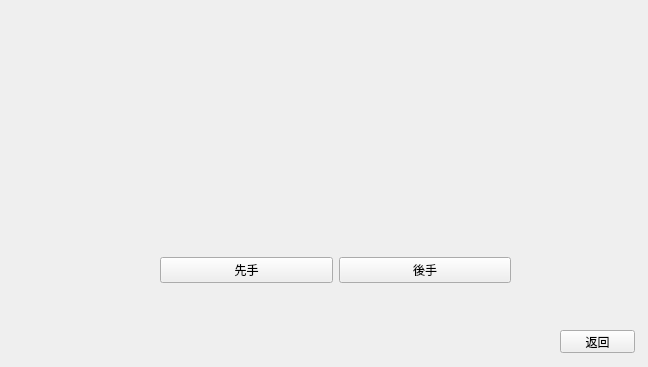
<?xml version="1.0" encoding="UTF-8"?>
<ui version="4.0">
 <class>Form</class>
 <widget class="QWidget" name="Form">
  <property name="geometry">
   <rect>
    <x>0</x>
    <y>0</y>
    <width>648</width>
    <height>367</height>
   </rect>
  </property>
  <property name="windowTitle">
   <string>Form</string>
  </property>
  <widget class="QWidget" name="horizontalLayoutWidget">
   <property name="geometry">
    <rect>
     <x>160</x>
     <y>230</y>
     <width>351</width>
     <height>80</height>
    </rect>
   </property>
   <layout class="QHBoxLayout" name="horizontalLayout">
    <item>
     <widget class="QPushButton" name="first">
      <property name="text">
       <string>先手</string>
      </property>
     </widget>
    </item>
    <item>
     <widget class="QPushButton" name="second">
      <property name="text">
       <string>後手</string>
      </property>
     </widget>
    </item>
   </layout>
  </widget>
  <widget class="QPushButton" name="pushButton">
   <property name="geometry">
    <rect>
     <x>560</x>
     <y>330</y>
     <width>75</width>
     <height>23</height>
    </rect>
   </property>
   <property name="text">
    <string>返回</string>
   </property>
  </widget>
 </widget>
 <resources/>
 <connections/>
</ui>
